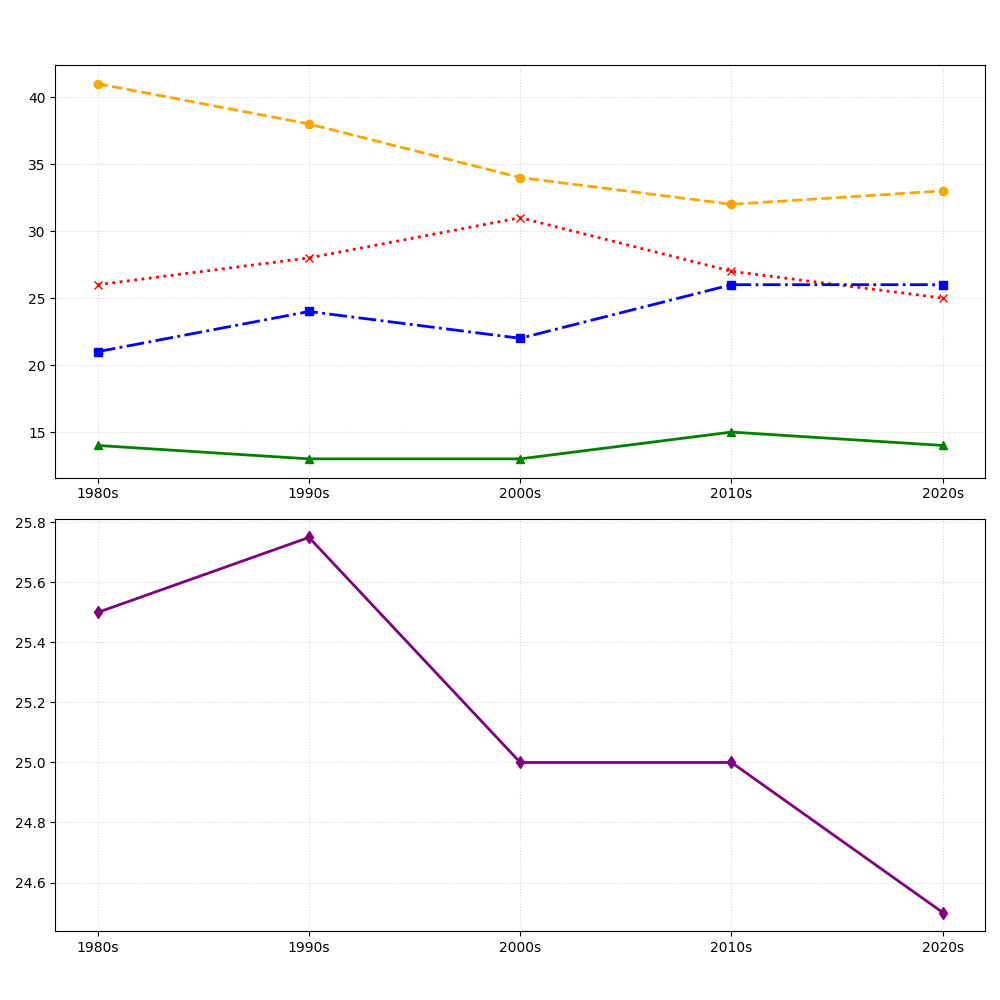

Write Python code to recreate this figure.
import matplotlib.pyplot as plt
import numpy as np

decades = ['1980s', '1990s', '2000s', '2010s', '2020s']

transportation_emissions = [26, 28, 31, 27, 25]
industry_emissions = [41, 38, 34, 32, 33]
agriculture_emissions = [21, 24, 22, 26, 26]
residential_emissions = [14, 13, 13, 15, 14]

fig, axs = plt.subplots(2, 1, figsize=(10, 10))

axs[0].plot(decades, transportation_emissions, marker='x', linestyle=':', linewidth=2, color='red')
axs[0].plot(decades, industry_emissions, marker='o', linestyle='--', linewidth=2, color='orange')
axs[0].plot(decades, agriculture_emissions, marker='s', linestyle='-.', linewidth=2, color='blue')
axs[0].plot(decades, residential_emissions, marker='^', linestyle='-', linewidth=2, color='green')

axs[0].grid(True, linestyle=':', alpha=0.5)

average_emissions = np.mean([transportation_emissions, industry_emissions, agriculture_emissions, residential_emissions], axis=0)

axs[1].plot(decades, average_emissions, marker='d', color='purple', linewidth=2, linestyle='-')
axs[1].grid(True, linestyle=':', alpha=0.5)

plt.tight_layout(rect=[0, 0.03, 1, 0.95])
plt.show()
